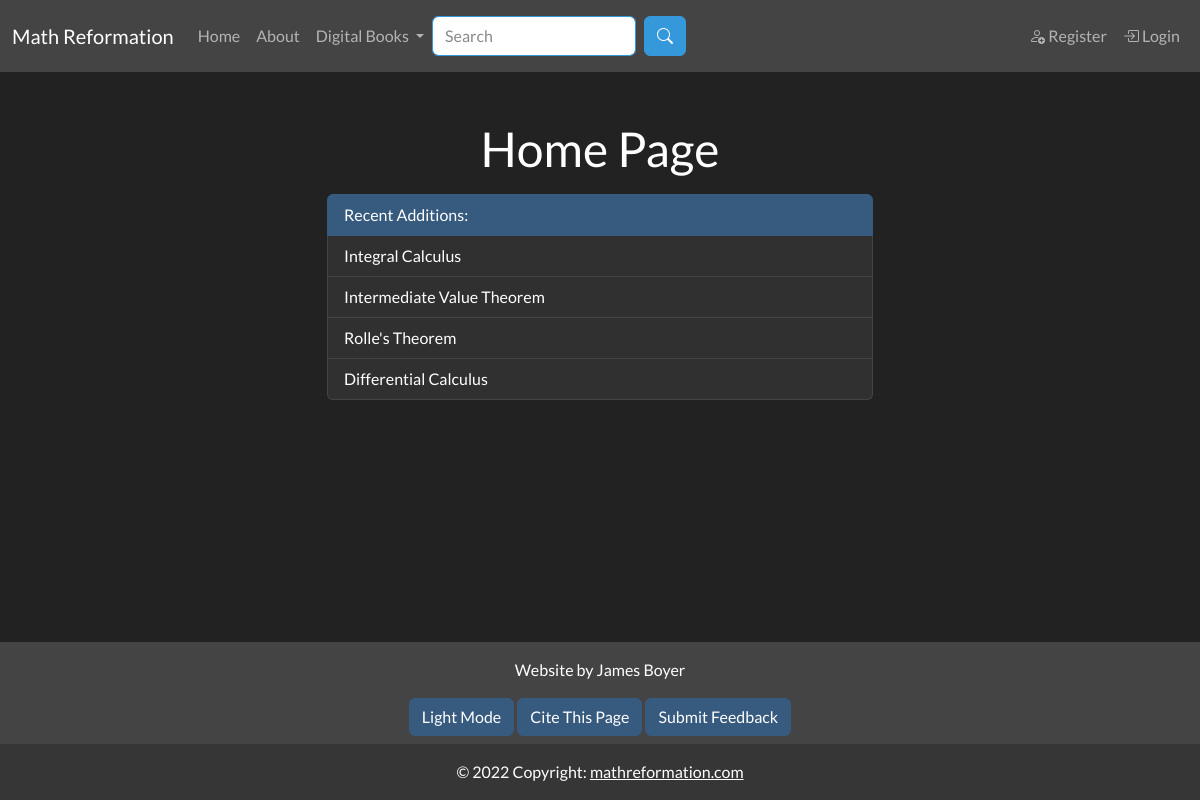
/index, run on the app's committed database.
### app/models.py (models this page shows, shortened)
class SearchableMixin(object):
    @classmethod
    def search(cls, expression, page, per_page):
        ids, scores, total = query_index(cls.__tablename__, expression, page, per_page)
        if total == 0:
            return cls.query.filter_by(id=0), [], 0
        when = []
        for i in range(len(ids)):
            when.append((ids[i], i))
        return cls.query.filter(cls.id.in_(ids)).order_by( db.case(when, value=cls.id)), scores, total

class Document(SearchableMixin, db.Model):
    __tablename__ = "document"
    __searchable__ = ["body_main", "name"]
    id = db.Column(db.Integer, primary_key=True)
    name = db.Column(db.String(50), nullable=False, unique=False)
    path = db.Column(db.String(250), unique=True, nullable=False)
    body_main = db.Column(db.String(), index=True)
    body_draft = db.Column(db.String(), index=True)
    date_added = db.Column(db.DateTime, nullable=False,
        default=datetime.utcnow)
    header = db.Column(db.String(), index=True)
    order = db.Column(db.Integer())
    is_visible = db.Column(db.Boolean())
    document_type = db.Column(db.String(10), index=True)
    user_id = db.Column(db.Integer, db.ForeignKey('user.id'))
    prev_page_id = db.Column(db.Integer(), db.ForeignKey("document.id"))
    next_page = db.relationship("Document", backref=backref("prev_page", remote_side=[id]), uselist=False, foreign_keys=[prev_page_id])
    parent_id = db.Column(db.Integer(), db.ForeignKey("document.id"))
    children = db.relationship("Document", backref=backref("parent", remote_side=[id]), foreign_keys=[parent_id])

### app/main/routes.py (the view)
@bp.route("/home", methods=["GET"])
@bp.route("/", methods=["GET"])
@bp.route("/index", methods=["GET"])
def index():
    exploring_math_children = []
    recent_documents = Document.query.order_by(Document.date_added.desc()).filter_by(is_visible=True, ).limit(4)
    return render_template('main/index.html', title="Home", exploring_math_children=exploring_math_children, recent_documents=recent_documents)

### app/main/forms.py
class SearchForm(FlaskForm):
    q = StringField("Search", validators=[DataRequired()])
    submit = SubmitField("Search")
    def __init__(self, *args, **kwargs):
        if 'formdata' not in kwargs:
            kwargs['formdata'] = request.args
        if 'csrf_enabled' not in kwargs:
            kwargs['csrf_enabled'] = False
        super(SearchForm, self).__init__(*args, **kwargs)

### MathReformationWebsite.py (called while the page is built)
@app.context_processor
def add_imports():
    return dict(admin_permission=admin_permission, author_permission=author_permission, editor_permission=editor_permission, g=g)

### app/main/routes.py (called while the page is built)
@bp.before_app_request
def before_request():
    g.search_form = SearchForm(meta={'csrf': False})
    if g.search_form.validate():
        print("here")

### app/templates/main/index.html (shortened to what this page needs)
{% extends "base.html" %}
{% block content %}
<h1 class="text-center">Home Page</h1>
<ul class="list-group">
    <li class="list-group-item active">Recent Additions:</li>
    {% for document in recent_documents %}
        <a class="list-group-item" href = {{ url_for('main.document_page', path=document.path)}}>
            {{ document.name }}
        </a>
    {% endfor %}
</ul>
{% endblock %}
{% block citation %}
{{ citation_info(page_type="Math Reformation", page_name="Index") }}
{% endblock %}

### data on the page
Document: name "Integral Calculus"
Document: name "Intermediate Value Theorem"
Document: name "Rolle's Theorem"
Document: name "Differential Calculus"
